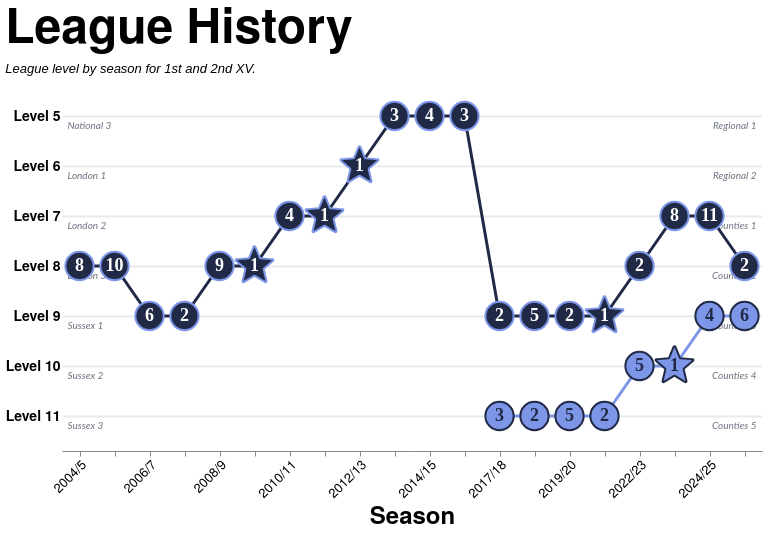

Source (Vega-Lite JSON):
### Vega-Lite specification from a JSON file in a GitHub repository (floating-point values rounded to 4 significant figures)
{"config": {"axis": {"labelFont": "PT Sans Narrow, Helvetica Neue, Helvetica, Arial, sans-serif", "titleFont": "PT Sans Narrow, Helvetica Neue, Helvetica, Arial, sans-serif", "labelFontSize": 13, "titleFontSize": 24, "gridColor": "#202947", "gridOpacity": 0.2, "zindex": 1}, "text": {"font": "Lato, sans-serif"}, "bar": {"cornerRadiusEnd": 5}, "header": {"labelFont": "PT Sans Narrow, Helvetica Neue, Helvetica, Arial, sans-serif", "titleFont": "PT Sans Narrow, Helvetica Neue, Helvetica, Arial, sans-serif", "labelFontSize": 24, "titleFontSize": 28, "labelFontWeight": "bold", "orient": "left"}, "legend": {"labelFont": "PT Sans Narrow, Helvetica Neue, Helvetica, Arial, sans-serif", "titleFont": "PT Sans Narrow, Helvetica Neue, Helvetica, Arial, sans-serif", "labelFontSize": 14, "titleFontSize": 16, "titlePadding": 5, "fillColor": "white", "strokeColor": "black", "padding": 10, "titleFontWeight": "lighter", "titleFontStyle": "italic", "titleColor": "gray", "offset": 10}, "title": {"font": "PT Sans Narrow, Helvetica Neue, Helvetica, Arial, sans-serif", "fontSize": 48, "fontWeight": "bold", "anchor": "start", "align": "center", "titlePadding": 20, "subtitlePadding": 10, "subtitleFontSize": 13, "subtitleColor": "", "subtitleFontStyle": "italic", "offset": 15, "color": "black"}, "axisX": {"labelAngle": 0}, "facet": {"title": null, "header": null, "align": {"row": "each", "column": "each"}, "spacing": 10}, "resolve": {"scale": {"y": "independent", "facet": "independent"}}, "background": "transparent", "scale": {"offsetBandPaddingOuter": 0.2, "offsetBandPaddingInner": 0.1}, "view": {"stroke": null, "background": "transparent"}}, "layer": [{"data": {"name": "data-58a5a248acf0c9db95ef16aea4667c58"}, "mark": {"type": "text", "align": "left", "baseline": "middle", "color": "#6b7280", "dx": -12, "dy": 10, "fontSize": 10, "fontStyle": "italic", "opacity": 1.0}, "encoding": {"text": {"field": "historic", "type": "nominal"}, "x": {"field": "left_anchor", "sort": ["2004/05", "2005/06", "2006/07", "2007/08", "2008/09", "2009/10", "2010/11", "2011/12", "2012/13", "2013/14", "2014/15", "2015/16", "2017/18", "2018/19", "2019/20", "2021/22", "2022/23", "2023/24", "2024/25", "2025/26"], "type": "nominal"}, "y": {"field": "level", "type": "ordinal"}}}, {"data": {"name": "data-58a5a248acf0c9db95ef16aea4667c58"}, "mark": {"type": "text", "align": "right", "baseline": "middle", "color": "#6b7280", "dx": 12, "dy": 10, "fontSize": 10, "fontStyle": "italic", "opacity": 1.0}, "encoding": {"text": {"field": "current", "type": "nominal"}, "x": {"field": "right_anchor", "sort": ["2004/05", "2005/06", "2006/07", "2007/08", "2008/09", "2009/10", "2010/11", "2011/12", "2012/13", "2013/14", "2014/15", "2015/16", "2017/18", "2018/19", "2019/20", "2021/22", "2022/23", "2023/24", "2024/25", "2025/26"], "type": "nominal"}, "y": {"field": "level", "type": "ordinal"}}}, {"data": {"name": "data-0a08ed45814b85c33ac583238e7b60cf"}, "mark": {"type": "line", "strokeWidth": 3}, "encoding": {"color": {"field": "squad", "legend": null, "scale": {"domain": ["1st", "2nd"], "range": ["#202946", "#7d96e8"]}, "type": "nominal"}, "tooltip": [{"field": "season", "title": "Season", "type": "nominal"}, {"field": "squad", "title": "Squad", "type": "nominal"}, {"field": "league", "title": "League", "type": "nominal"}, {"field": "level", "title": "Level", "type": "ordinal"}, {"field": "rank", "title": "Position", "type": "ordinal"}], "x": {"axis": {"labelAlign": "right", "labelAngle": -45, "labelExpr": "datum.value + '/' + (datum.value + 1 - 2000)", "offset": 10, "tickCount": 20}, "field": "season_start_year", "title": "Season", "type": "temporal"}, "y": {"axis": {"domain": false, "grid": true, "gridColor": "#d1d5db", "gridOpacity": 0.5, "gridWidth": 2, "labelExpr": "'Level ' + datum.value", "labelFontSize": 14, "labelFontWeight": "bold", "ticks": false}, "field": "level", "title": null, "type": "ordinal"}}}, {"data": {"name": "data-0a08ed45814b85c33ac583238e7b60cf"}, "mark": {"type": "point", "filled": true, "opacity": 1, "size": 800, "strokeWidth": 2}, "encoding": {"color": {"field": "squad", "legend": null, "scale": {"domain": ["1st", "2nd"], "range": ["#202946", "#7d96e8"]}, "type": "nominal"}, "fill": {"field": "squad", "legend": null, "scale": {"domain": ["1st", "2nd"], "range": ["#202946", "#7d96e8"]}, "type": "nominal"}, "shape": {"field": "marker_shape", "legend": null, "scale": null, "type": "nominal"}, "stroke": {"condition": {"test": "datum.squad == '1st'", "value": "#7d96e8"}, "value": "#202946"}, "tooltip": [{"field": "season", "title": "Season", "type": "nominal"}, {"field": "squad", "title": "Squad", "type": "nominal"}, {"field": "league", "title": "League", "type": "nominal"}, {"field": "level", "title": "Level", "type": "ordinal"}, {"field": "rank", "title": "Position", "type": "ordinal"}], "x": {"axis": {"labelAlign": "right", "labelAngle": -45, "labelExpr": "datum.value + '/' + (datum.value + 1 - 2000)", "offset": 10, "tickCount": 20}, "field": "season_start_year", "title": "Season", "type": "temporal"}, "y": {"axis": {"domain": false, "grid": true, "gridColor": "#d1d5db", "gridOpacity": 0.5, "gridWidth": 2, "labelExpr": "'Level ' + datum.value", "labelFontSize": 14, "labelFontWeight": "bold", "ticks": false}, "field": "level", "title": null, "type": "ordinal"}}}, {"data": {"name": "data-0a08ed45814b85c33ac583238e7b60cf"}, "mark": {"type": "text", "font": "PT Sans Narrow", "fontSize": 18, "fontWeight": "bold"}, "encoding": {"color": {"field": "rank_text_color", "legend": null, "scale": null, "type": "nominal"}, "text": {"field": "rank_label", "type": "nominal"}, "tooltip": [{"field": "season", "title": "Season", "type": "nominal"}, {"field": "squad", "title": "Squad", "type": "nominal"}, {"field": "league", "title": "League", "type": "nominal"}, {"field": "level", "title": "Level", "type": "ordinal"}, {"field": "rank", "title": "Position", "type": "ordinal"}], "x": {"axis": {"labelAlign": "right", "labelAngle": -45, "labelExpr": "datum.value + '/' + (datum.value + 1 - 2000)", "offset": 10, "tickCount": 20}, "field": "season_start_year", "title": "Season", "type": "temporal"}, "y": {"axis": {"domain": false, "grid": true, "gridColor": "#d1d5db", "gridOpacity": 0.5, "gridWidth": 2, "labelExpr": "'Level ' + datum.value", "labelFontSize": 14, "labelFontWeight": "bold", "ticks": false}, "field": "level", "title": null, "type": "ordinal"}}}], "height": {"step": 50}, "resolve": {"scale": {"color": "independent"}}, "title": {"text": "League History", "subtitle": "League level by season for 1st and 2nd XV."}, "width": 700, "$schema": "https://vega.github.io/schema/vega-lite/v5.20.1.json", "datasets": {"data-58a5a248acf0c9db95ef16aea4667c58": [{"level": 5, "historic": "National 3", "current": "Regional 1", "left_anchor": 2004, "right_anchor": 2025}, {"level": 6, "historic": "London 1", "current": "Regional 2", "left_anchor": 2004, "right_anchor": 2025}, {"level": 7, "historic": "London 2", "current": "Counties 1", "left_anchor": 2004, "right_anchor": 2025}, {"level": 8, "historic": "London 3", "current": "Counties 2", "left_anchor": 2004, "right_anchor": 2025}, {"level": 9, "historic": "Sussex 1", "current": "Counties 3", "left_anchor": 2004, "right_anchor": 2025}, {"level": 10, "historic": "Sussex 2", "current": "Counties 4", "left_anchor": 2004, "right_anchor": 2025}, {"level": 11, "historic": "Sussex 3", "current": "Counties 5", "left_anchor": 2004, "right_anchor": 2025}], "data-0a08ed45814b85c33ac583238e7b60cf": [{"season": "2004/05", "season_start_year": 2004, "squad": "1st", "league": "London 4 South East", "level": 8, "rank": 8, "marker_shape": "circle", "rank_label": "8", "rank_text_color": "#ffffff"}, {"season": "2005/06", "season_start_year": 2005, "squad": "1st", "league": "London 4 South East", "level": 8, "rank": 10, "marker_shape": "circle", "rank_label": "10", "rank_text_color": "#ffffff"}, {"season": "2006/07", "season_start_year": 2006, "squad": "1st", "league": "Sussex 1", "level": 9, "rank": 6, "marker_shape": "circle", "rank_label": "6", "rank_text_color": "#ffffff"}, {"season": "2007/08", "season_start_year": 2007, "squad": "1st", "league": "Sussex 1", "level": 9, "rank": 2, "marker_shape": "circle", "rank_label": "2", "rank_text_color": "#ffffff"}, {"season": "2008/09", "season_start_year": 2008, "squad": "1st", "league": "London 4 South East", "level": 8, "rank": 9, "marker_shape": "circle", "rank_label": "9", "rank_text_color": "#ffffff"}, {"season": "2009/10", "season_start_year": 2009, "squad": "1st", "league": "London 3 South East", "level": 8, "rank": 1, "marker_shape": "M-.1041-1.2497-.0786-1.3111-.0554-1.3668C-.0349-1.4161.0349-1.4161.0554-1.3668L.0786-1.3111.1041-1.2497.1083-1.2396.3827-.5799C.3913-.5591.4109-.545.4333-.5432L1.1455-.4861 1.1563-.4852 1.2226-.4799 1.2828-.4751C1.336-.4708 1.3576-.4044 1.317-.3697L1.2712-.3304 1.2207-.2871 1.2124-.2801.6698.1847C.6527.1994.6453.2223.6505.2442L.8162.9392.8188.9498.8342 1.0145.8482 1.0732C.8606 1.1251.8041 1.1661.7586 1.1383L.7071 1.1069.6503 1.0722.641 1.0665.0313.6941C.0121.6824-.0121.6824-.0313.6941L-.641 1.0665-.6503 1.0722-.707 1.1069-.7585 1.1383C-.8041 1.1661-.8606 1.1251-.8482 1.0732L-.8342 1.0145-.8187.9498-.8162.9392-.6504.2442C-.6452.2223-.6527.1994-.6698.1847L-1.2124-.2801-1.2206-.2871-1.2712-.3304-1.317-.3697C-1.3575-.4044-1.336-.4708-1.2828-.4751L-1.2226-.4799-1.1563-.4852-1.1454-.4861-.4333-.5432C-.4108-.545-.3913-.5592-.3827-.5799L-.1083-1.2396-.1041-1.2497Z", "rank_label": "1", "rank_text_color": "#ffffff"}, {"season": "2010/11", "season_start_year": 2010, "squad": "1st", "league": "London 2 South East", "level": 7, "rank": 4, "marker_shape": "circle", "rank_label": "4", "rank_text_color": "#ffffff"}, {"season": "2011/12", "season_start_year": 2011, "squad": "1st", "league": "London 2 South East", "level": 7, "rank": 1, "marker_shape": "M-.1041-1.2497-.0786-1.3111-.0554-1.3668C-.0349-1.4161.0349-1.4161.0554-1.3668L.0786-1.3111.1041-1.2497.1083-1.2396.3827-.5799C.3913-.5591.4109-.545.4333-.5432L1.1455-.4861 1.1563-.4852 1.2226-.4799 1.2828-.4751C1.336-.4708 1.3576-.4044 1.317-.3697L1.2712-.3304 1.2207-.2871 1.2124-.2801.6698.1847C.6527.1994.6453.2223.6505.2442L.8162.9392.8188.9498.8342 1.0145.8482 1.0732C.8606 1.1251.8041 1.1661.7586 1.1383L.7071 1.1069.6503 1.0722.641 1.0665.0313.6941C.0121.6824-.0121.6824-.0313.6941L-.641 1.0665-.6503 1.0722-.707 1.1069-.7585 1.1383C-.8041 1.1661-.8606 1.1251-.8482 1.0732L-.8342 1.0145-.8187.9498-.8162.9392-.6504.2442C-.6452.2223-.6527.1994-.6698.1847L-1.2124-.2801-1.2206-.2871-1.2712-.3304-1.317-.3697C-1.3575-.4044-1.336-.4708-1.2828-.4751L-1.2226-.4799-1.1563-.4852-1.1454-.4861-.4333-.5432C-.4108-.545-.3913-.5592-.3827-.5799L-.1083-1.2396-.1041-1.2497Z", "rank_label": "1", "rank_text_color": "#ffffff"}, {"season": "2012/13", "season_start_year": 2012, "squad": "1st", "league": "London 1 South", "level": 6, "rank": 1, "marker_shape": "M-.1041-1.2497-.0786-1.3111-.0554-1.3668C-.0349-1.4161.0349-1.4161.0554-1.3668L.0786-1.3111.1041-1.2497.1083-1.2396.3827-.5799C.3913-.5591.4109-.545.4333-.5432L1.1455-.4861 1.1563-.4852 1.2226-.4799 1.2828-.4751C1.336-.4708 1.3576-.4044 1.317-.3697L1.2712-.3304 1.2207-.2871 1.2124-.2801.6698.1847C.6527.1994.6453.2223.6505.2442L.8162.9392.8188.9498.8342 1.0145.8482 1.0732C.8606 1.1251.8041 1.1661.7586 1.1383L.7071 1.1069.6503 1.0722.641 1.0665.0313.6941C.0121.6824-.0121.6824-.0313.6941L-.641 1.0665-.6503 1.0722-.707 1.1069-.7585 1.1383C-.8041 1.1661-.8606 1.1251-.8482 1.0732L-.8342 1.0145-.8187.9498-.8162.9392-.6504.2442C-.6452.2223-.6527.1994-.6698.1847L-1.2124-.2801-1.2206-.2871-1.2712-.3304-1.317-.3697C-1.3575-.4044-1.336-.4708-1.2828-.4751L-1.2226-.4799-1.1563-.4852-1.1454-.4861-.4333-.5432C-.4108-.545-.3913-.5592-.3827-.5799L-.1083-1.2396-.1041-1.2497Z", "rank_label": "1", "rank_text_color": "#ffffff"}, {"season": "2013/14", "season_start_year": 2013, "squad": "1st", "league": "National League 3 London & SE", "level": 5, "rank": 3, "marker_shape": "circle", "rank_label": "3", "rank_text_color": "#ffffff"}, {"season": "2014/15", "season_start_year": 2014, "squad": "1st", "league": "National League 3 London & SE", "level": 5, "rank": 4, "marker_shape": "circle", "rank_label": "4", "rank_text_color": "#ffffff"}, {"season": "2015/16", "season_start_year": 2015, "squad": "1st", "league": "National League 3 London & SE", "level": 5, "rank": 3, "marker_shape": "circle", "rank_label": "3", "rank_text_color": "#ffffff"}, {"season": "2017/18", "season_start_year": 2017, "squad": "1st", "league": "Harvey's of Sussex 1", "level": 9, "rank": 2, "marker_shape": "circle", "rank_label": "2", "rank_text_color": "#ffffff"}, {"season": "2017/18", "season_start_year": 2017, "squad": "2nd", "league": "Sussex 3 \"Forwards Choice\"", "level": 11, "rank": 3, "marker_shape": "circle", "rank_label": "3", "rank_text_color": "#202946"}, {"season": "2018/19", "season_start_year": 2018, "squad": "1st", "league": "Harvey's of Sussex 1", "level": 9, "rank": 5, "marker_shape": "circle", "rank_label": "5", "rank_text_color": "#ffffff"}, {"season": "2018/19", "season_start_year": 2018, "squad": "2nd", "league": "Sussex 3 East \"Bonfire Boy\"", "level": 11, "rank": 2, "marker_shape": "circle", "rank_label": "2", "rank_text_color": "#202946"}, {"season": "2019/20", "season_start_year": 2019, "squad": "1st", "league": "Harvey's of Sussex 1", "level": 9, "rank": 2, "marker_shape": "circle", "rank_label": "2", "rank_text_color": "#ffffff"}, {"season": "2019/20", "season_start_year": 2019, "squad": "2nd", "league": "Sussex 3 East", "level": 11, "rank": 5, "marker_shape": "circle", "rank_label": "5", "rank_text_color": "#202946"}, {"season": "2021/22", "season_start_year": 2021, "squad": "1st", "league": "Harvey's of Sussex 1", "level": 9, "rank": 1, "marker_shape": "M-.1041-1.2497-.0786-1.3111-.0554-1.3668C-.0349-1.4161.0349-1.4161.0554-1.3668L.0786-1.3111.1041-1.2497.1083-1.2396.3827-.5799C.3913-.5591.4109-.545.4333-.5432L1.1455-.4861 1.1563-.4852 1.2226-.4799 1.2828-.4751C1.336-.4708 1.3576-.4044 1.317-.3697L1.2712-.3304 1.2207-.2871 1.2124-.2801.6698.1847C.6527.1994.6453.2223.6505.2442L.8162.9392.8188.9498.8342 1.0145.8482 1.0732C.8606 1.1251.8041 1.1661.7586 1.1383L.7071 1.1069.6503 1.0722.641 1.0665.0313.6941C.0121.6824-.0121.6824-.0313.6941L-.641 1.0665-.6503 1.0722-.707 1.1069-.7585 1.1383C-.8041 1.1661-.8606 1.1251-.8482 1.0732L-.8342 1.0145-.8187.9498-.8162.9392-.6504.2442C-.6452.2223-.6527.1994-.6698.1847L-1.2124-.2801-1.2206-.2871-1.2712-.3304-1.317-.3697C-1.3575-.4044-1.336-.4708-1.2828-.4751L-1.2226-.4799-1.1563-.4852-1.1454-.4861-.4333-.5432C-.4108-.545-.3913-.5592-.3827-.5799L-.1083-1.2396-.1041-1.2497Z", "rank_label": "1", "rank_text_color": "#ffffff"}, {"season": "2021/22", "season_start_year": 2021, "squad": "2nd", "league": "Harvey's Olympia Sussex 3 Central", "level": 11, "rank": 2, "marker_shape": "circle", "rank_label": "2", "rank_text_color": "#202946"}, {"season": "2022/23", "season_start_year": 2022, "squad": "1st", "league": "Counties 2 Sussex", "level": 8, "rank": 2, "marker_shape": "circle", "rank_label": "2", "rank_text_color": "#ffffff"}, {"season": "2022/23", "season_start_year": 2022, "squad": "2nd", "league": "Harvey's Wharf IPA Counties 4 Sussex", "level": 10, "rank": 5, "marker_shape": "circle", "rank_label": "5", "rank_text_color": "#202946"}, {"season": "2023/24", "season_start_year": 2023, "squad": "1st", "league": "Counties 1 Surrey/Sussex", "level": 7, "rank": 8, "marker_shape": "circle", "rank_label": "8", "rank_text_color": "#ffffff"}, {"season": "2023/24", "season_start_year": 2023, "squad": "2nd", "league": "Harvey's Wharf IPA Counties 4 Sussex East", "level": 10, "rank": 1, "marker_shape": "M-.1041-1.2497-.0786-1.3111-.0554-1.3668C-.0349-1.4161.0349-1.4161.0554-1.3668L.0786-1.3111.1041-1.2497.1083-1.2396.3827-.5799C.3913-.5591.4109-.545.4333-.5432L1.1455-.4861 1.1563-.4852 1.2226-.4799 1.2828-.4751C1.336-.4708 1.3576-.4044 1.317-.3697L1.2712-.3304 1.2207-.2871 1.2124-.2801.6698.1847C.6527.1994.6453.2223.6505.2442L.8162.9392.8188.9498.8342 1.0145.8482 1.0732C.8606 1.1251.8041 1.1661.7586 1.1383L.7071 1.1069.6503 1.0722.641 1.0665.0313.6941C.0121.6824-.0121.6824-.0313.6941L-.641 1.0665-.6503 1.0722-.707 1.1069-.7585 1.1383C-.8041 1.1661-.8606 1.1251-.8482 1.0732L-.8342 1.0145-.8187.9498-.8162.9392-.6504.2442C-.6452.2223-.6527.1994-.6698.1847L-1.2124-.2801-1.2206-.2871-1.2712-.3304-1.317-.3697C-1.3575-.4044-1.336-.4708-1.2828-.4751L-1.2226-.4799-1.1563-.4852-1.1454-.4861-.4333-.5432C-.4108-.545-.3913-.5592-.3827-.5799L-.1083-1.2396-.1041-1.2497Z", "rank_label": "1", "rank_text_color": "#202946"}, {"season": "2024/25", "season_start_year": 2024, "squad": "1st", "league": "Counties 1 Surrey/Sussex", "level": 7, "rank": 11, "marker_shape": "circle", "rank_label": "11", "rank_text_color": "#ffffff"}, {"season": "2024/25", "season_start_year": 2024, "squad": "2nd", "league": "Harvey's Brewery Counties 3 Sussex", "level": 9, "rank": 4, "marker_shape": "circle", "rank_label": "4", "rank_text_color": "#202946"}, {"season": "2025/26", "season_start_year": 2025, "squad": "1st", "league": "Counties 2 Sussex", "level": 8, "rank": 2, "marker_shape": "circle", "rank_label": "2", "rank_text_color": "#ffffff"}, {"season": "2025/26", "season_start_year": 2025, "squad": "2nd", "league": "Harvey's Brewery Counties 3 Sussex", "level": 9, "rank": 6, "marker_shape": "circle", "rank_label": "6", "rank_text_color": "#202946"}]}}
